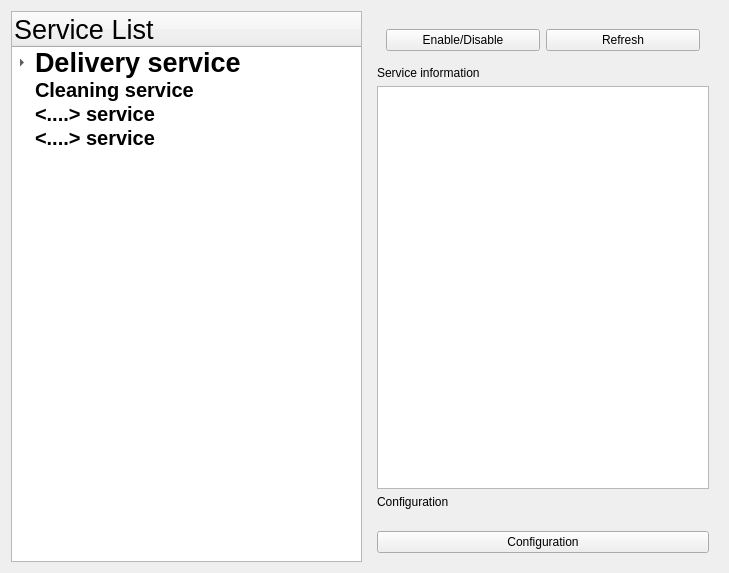
<?xml version="1.0" encoding="UTF-8"?>
<ui version="4.0">
 <class>AdminAppWidget</class>
 <widget class="QWidget" name="AdminAppWidget">
  <property name="enabled">
   <bool>true</bool>
  </property>
  <property name="geometry">
   <rect>
    <x>0</x>
    <y>0</y>
    <width>729</width>
    <height>573</height>
   </rect>
  </property>
  <property name="sizePolicy">
   <sizepolicy hsizetype="Preferred" vsizetype="Preferred">
    <horstretch>0</horstretch>
    <verstretch>0</verstretch>
   </sizepolicy>
  </property>
  <property name="windowTitle">
   <string>Administrator Application</string>
  </property>
  <layout class="QGridLayout" name="gridLayout">
   <item row="0" column="0">
    <widget class="QTreeWidget" name="service_tree_widget">
     <property name="maximumSize">
      <size>
       <width>400</width>
       <height>16777215</height>
      </size>
     </property>
     <column>
      <property name="text">
       <string>Service List</string>
      </property>
      <property name="font">
       <font>
        <pointsize>20</pointsize>
       </font>
      </property>
     </column>
     <item>
      <property name="text">
       <string>Delivery service</string>
      </property>
      <property name="font">
       <font>
        <pointsize>20</pointsize>
        <weight>75</weight>
        <bold>true</bold>
       </font>
      </property>
      <item>
       <property name="text">
        <string>WaiterBot</string>
       </property>
       <property name="font">
        <font>
         <pointsize>15</pointsize>
        </font>
       </property>
      </item>
      <item>
       <property name="text">
        <string>TaskCoordinator</string>
       </property>
       <property name="font">
        <font>
         <pointsize>15</pointsize>
        </font>
       </property>
      </item>
      <item>
       <property name="text">
        <string>KitchenManager</string>
       </property>
       <property name="font">
        <font>
         <pointsize>15</pointsize>
        </font>
       </property>
      </item>
     </item>
     <item>
      <property name="text">
       <string>Cleaning service</string>
      </property>
      <property name="font">
       <font>
        <pointsize>15</pointsize>
        <weight>75</weight>
        <bold>true</bold>
       </font>
      </property>
     </item>
     <item>
      <property name="text">
       <string>&lt;....&gt; service</string>
      </property>
      <property name="font">
       <font>
        <pointsize>15</pointsize>
        <weight>75</weight>
        <bold>true</bold>
       </font>
      </property>
     </item>
     <item>
      <property name="text">
       <string>&lt;....&gt; service</string>
      </property>
      <property name="font">
       <font>
        <pointsize>15</pointsize>
        <weight>75</weight>
        <bold>true</bold>
       </font>
      </property>
     </item>
    </widget>
   </item>
   <item row="0" column="1">
    <layout class="QHBoxLayout" name="admin_app_layout">
     <item>
      <layout class="QVBoxLayout" name="ctrl_layout">
       <property name="leftMargin">
        <number>9</number>
       </property>
       <property name="topMargin">
        <number>9</number>
       </property>
       <property name="rightMargin">
        <number>9</number>
       </property>
       <property name="bottomMargin">
        <number>9</number>
       </property>
       <item>
        <layout class="QGridLayout" name="button_ctrl_layout">
         <property name="leftMargin">
          <number>9</number>
         </property>
         <property name="topMargin">
          <number>9</number>
         </property>
         <property name="rightMargin">
          <number>9</number>
         </property>
         <property name="bottomMargin">
          <number>9</number>
         </property>
         <item row="0" column="0">
          <widget class="QPushButton" name="enable_disable_btn">
           <property name="text">
            <string>Enable/Disable</string>
           </property>
          </widget>
         </item>
         <item row="0" column="1">
          <widget class="QPushButton" name="refresh_btn">
           <property name="text">
            <string>Refresh</string>
           </property>
          </widget>
         </item>
        </layout>
       </item>
       <item>
        <widget class="QLabel" name="label">
         <property name="text">
          <string>Service information</string>
         </property>
        </widget>
       </item>
       <item>
        <widget class="QPlainTextEdit" name="service_info_text">
         <property name="maximumSize">
          <size>
           <width>16777215</width>
           <height>500</height>
          </size>
         </property>
        </widget>
       </item>
       <item>
        <widget class="QLabel" name="label_2">
         <property name="text">
          <string>Configuration</string>
         </property>
        </widget>
       </item>
       <item>
        <layout class="QGridLayout" name="params_layout">
         <property name="leftMargin">
          <number>5</number>
         </property>
         <property name="topMargin">
          <number>5</number>
         </property>
         <property name="rightMargin">
          <number>5</number>
         </property>
         <property name="bottomMargin">
          <number>5</number>
         </property>
        </layout>
       </item>
       <item>
        <widget class="QWidget" name="params_widget" native="true"/>
       </item>
       <item>
        <widget class="QPushButton" name="configuration_btn">
         <property name="text">
          <string>Configuration</string>
         </property>
        </widget>
       </item>
      </layout>
     </item>
    </layout>
   </item>
  </layout>
 </widget>
 <resources/>
 <connections/>
</ui>
